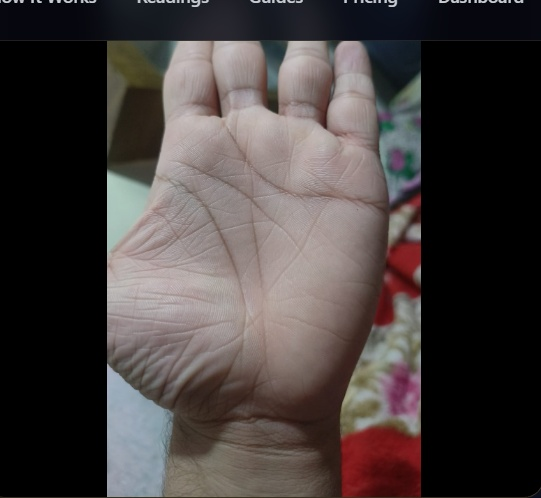
#> input picture scratch/actual_user_upload.jpg, 541 x 498 px, found by its file name
$ python test_pure_palm.py
#> lines starting #> are read from the running program, lines starting #| are printed output that depends on the picture; after the words box and inside, x2 and y2 are one past the last pixel; in counts of white or black regions, pixels touching at a corner belong together
import cv2
import numpy as np

img = cv2.imread('scratch/actual_user_upload.jpg')
#> img is the input picture: shape (498, 541, 3); mean B, G, R 60.8, 61.9, 68.6
h, w = img.shape[:2]
#> h = 498; w = 541

m = cv2.imread('scratch/test_strict_skin.png', 0)
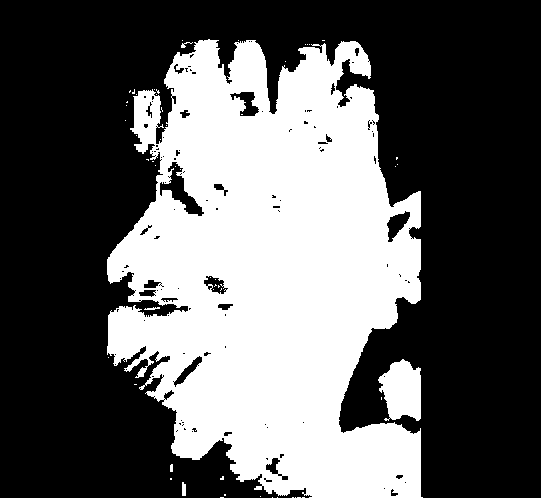
#> input picture scratch/test_strict_skin.png, 541 x 498 px, found by its file name
#> m: shape (498, 541); 37.9% white; 55 white regions (49 under 20 px)
cnts, _ = cv2.findContours(m, cv2.RETR_EXTERNAL, cv2.CHAIN_APPROX_SIMPLE)
#> cnts = 46 contours, 43 with area under 20; largest, box (x1, y1, x2, y2) and area: (107, 39, 423, 498) 101760, (378, 359, 421, 421) 1860, (182, 482, 186, 496) 36
largest = max(cnts, key=cv2.contourArea)
#> largest = contour of 1498 points, box (x1, y1, x2, y2) (107, 39, 423, 498), area 101760

hand_mask = np.zeros_like(m)
cv2.drawContours(hand_mask, [largest], -1, 255, -1)
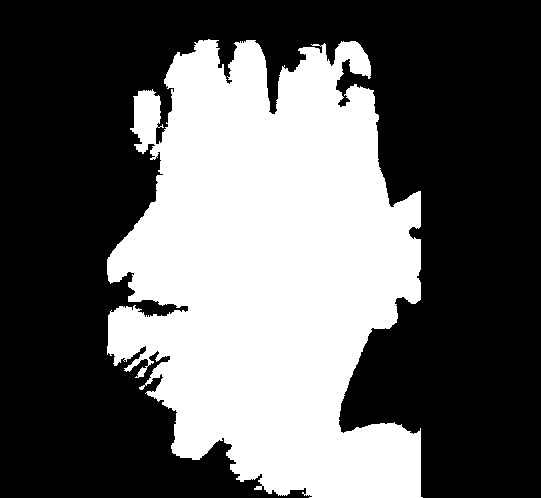
#> hand_mask: shape (498, 541); 38.3% white; 1 white region, box (x1, y1, x2, y2) and area: (107, 39, 423, 498) 103221
k = cv2.getStructuringElement(cv2.MORPH_ELLIPSE, (7, 7))
hand_mask = cv2.morphologyEx(hand_mask, cv2.MORPH_CLOSE, k)
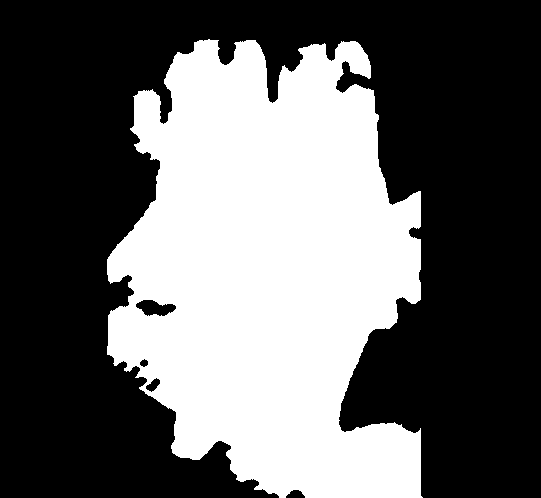
#> hand_mask: shape (498, 541); 38.9% white; 1 white region, box (x1, y1, x2, y2) and area: (107, 39, 423, 498) 104766

#> (the run stopped early here; a loop or call above may not have finished)
